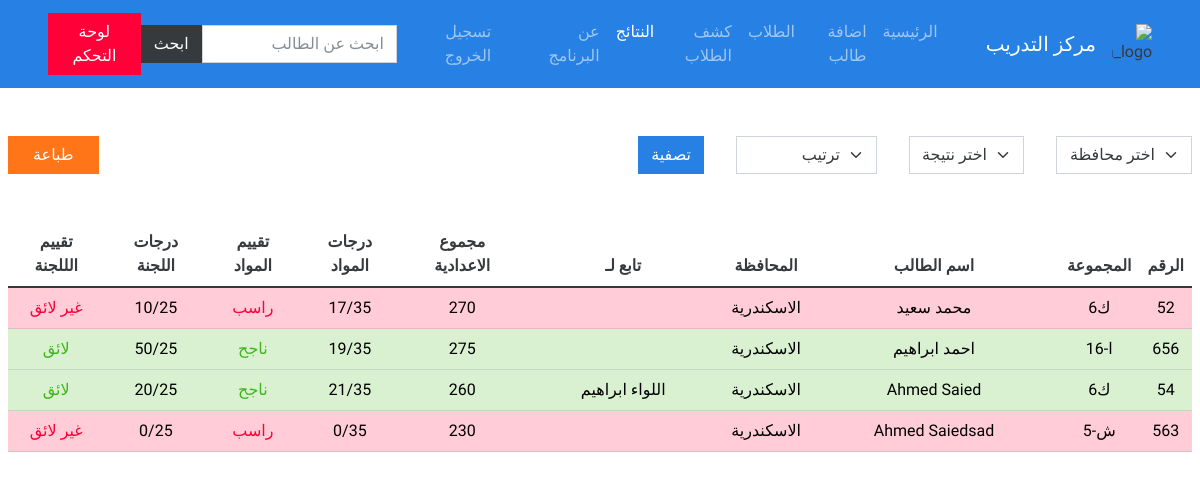
Screenshot of /results/ (signed in) with the database file from the repository.
### trsana/models.py (models this page shows, shortened)
class Student(models.Model):
    name = models.CharField(_("اسم الطالب"), max_length=50)
    file_no = models.IntegerField(_("رقم الملف"), unique=True)
    group = models.CharField(_("المجموعة"), max_length=50)
    batch = models.CharField(_("الدفعة"), max_length=50)
    birthdate = models.DateField(
        _("تاريخ الميلاد"), auto_now=False, auto_now_add=False)
    religion = models.CharField(
        _("الديانة"), max_length=50, choices=Religion.choices, default=Religion.مسلم)
    birthplace = models.CharField(
        _("محل الميلاد"), max_length=50, choices=Birthplace.choices, default=Birthplace.الاسكندرية)
    address = models.CharField(_("العنوان"), max_length=100)
    nationality = models.CharField(_("الجنسية"), max_length=50, default='مصري')
    junior_cert_year = models.CharField(
        _("سنة اتمام الشهادة الاعدادية"), max_length=50)
    junior_cert_total = models.IntegerField(_("مجموع الشهادة الاعدادية"))
    junior_cert_place = models.CharField(
        _("جهة صدور الشهادة الاعدادية"), max_length=50, null=True, choices=Birthplace.choices)
    guardian = models.CharField(_("اسم ولي الامر"), max_length=50)
    guardian_rel = models.CharField(_("صلة قرابة ولي الامر"), max_length=50)
    guardian_phone = models.CharField(
        _("رقم هاتف ولي الامر"), max_length=50, unique=True)
    national_id = models.CharField(
        _("الرقم القومي"), max_length=50, unique=True)
    student_pic = models.ImageField(
        _("صورة الطالب"), upload_to='students', unique=True)
    rel = models.BooleanField(_("تابع"), default=False)
    rel_to = models.CharField(
        _("اسم التابع"), max_length=50, null=True, blank=True)
    author = models.ForeignKey(
        settings.AUTH_USER_MODEL, verbose_name=_("المحرر"), on_delete=models.SET_NULL, null=True)
    class Meta:
        verbose_name = _("الطالب")
        verbose_name_plural = _("الطلاب")

class StudentGrades(models.Model):
    student = models.OneToOneField("Student", verbose_name=_(
        "درجات الطالب"), related_name='student_grades', on_delete=models.CASCADE)
    arabic = models.IntegerField(_("اللغة العربية"))
    english = models.IntegerField(_("اللغة الانجليزية"))
    math = models.IntegerField(_("الرياضيات"))
    science = models.IntegerField(_("العلوم"))
    social_studies = models.IntegerField(_("الدراسات الاجتماعية"))
    computer = models.IntegerField(_("الحاسب الالي"))
    spelling = models.IntegerField(_("املاء"))
    @property
    def total(self):
        return self.arabic + self.math + self.science + self.social_studies + self.computer + self.english + self.spelling
    @property
    def result(self):
        if self.total >= 17.5:
            return 'ناجح'
        else:
            return 'راسب'
    class Meta:
        verbose_name = _("درجات الطالب")
        verbose_name_plural = _("درجات الطلاب")

class CommitteeEvaluation(models.Model):
    student = models.OneToOneField(
        "Student", verbose_name=_("الطالب"), on_delete=models.CASCADE, related_name='committee_eval')
    committee_chairman = models.IntegerField(_("رئيس اللجنة"))
    first_member = models.IntegerField(_("العضو الاول"))
    second_member = models.IntegerField(_("العضو الثاني"))
    third_member = models.IntegerField(_("العضو الثالث"))
    forth_member = models.IntegerField(_("العضو الرابع"))
    @property
    def total(self):
        return self.committee_chairman + self.first_member + self.second_member + self.third_member + self.forth_member
    @property
    def result(self):
        if self.total >= 12.5:
            return 'لائق'
        else:
            return 'غير لائق'
    class Meta:
        verbose_name = _("تقييم اللجنة")
        verbose_name_plural = _("تقييمات اللجنة")

### trsana/views.py (the view, shortened to what this page needs)
# urls.py: path('results/', results, name='results'),
@login_required
def results(request):
    if not request.user.is_staff:
        return render(request, 'trsana/403.html')
    students = Student.objects.all()
    if request.GET.get('city') and request.GET.get('city') != 'الكل':
        students = students.filter(birthplace=request.GET.get('city'))
    if request.GET.get('result') and request.GET.get('result') != 'الكل':
        students = [student for student in students if student.student_grades.result
                    == request.GET.get('result')]
    return render(request, 'trsana/results.html', context={'students': students, 'title': 'results'})

### trsana/templates/trsana/results.html (shortened to what this page needs)
{% extends 'base/main.html' %}
{% block main %}
<div style='direction:rtl;'>
    <div class='d-flex justify-content-between align-items-center py-5'>
        <form class='d-flex' action="{% url 'results' %}" method='GET' enctype="multipart/form-data">
            <div class="form-group ms-3">
                <select name='city' class="form-select" id="city">
                    <option value="" disabled selected>اختر محافظة</option>
                </select>
              </div>
              <div class="form-group mx-3">
                <select name='result' class="form-select" id="result">
                    <option value="" disabled selected>اختر نتيجة</option>
                </select>
              </div>
              <div class="form-group mx-3">
                <select name='sort' class="form-select" id="sort">
                    <option value="" disabled selected>ترتيب</option>
                </select>
              </div>
              <input type="submit" class="btn btn-primary mx-3" value="تصفية">
        </form>
        <button class='btn btn-warning px-4' id='printBtn'>طباعة</button>
    </div>
    <div>
        <table class="table table-hover text-center">
            <thead>
                <tr>
                    <th scope="col">الرقم</th>
                    <th scope="col">المجموعة</th>
                    <th scope="col" style='min-width:250px;'>اسم الطالب</th>
                    <th scope="col">المحافظة</th>
                    <th scope="col" style='min-width:200px;'>تابع لـ</th>
                    <th scope="col">مجموع الاعدادية</th>
                    <th scope="col">درجات المواد</th>
                    <th scope="col">تقييم المواد</th>
                    <th scope="col">درجات اللجنة</th>
                    <th scope="col">تقييم الللجنة</th>
                </tr>
            </thead>
            <tbody>
                {% if students|length > 0 %}
                    {% for student in students %}
                        <tr style='cursor:pointer;' onclick="studentPage({{student.id}})" class="{% if student.student_grades.result == 'ناجح' %} table-success {% else %} table-danger {% endif %}">
                            <td>{{ student.file_no }}</td>
                            <td>{{ student.group }}</td>
                            <td>{{ student.name }}</td>
                            <td>{{ student.birthplace }}</td>
                            <td>{% if student.rel %}{{student.rel_to}}{% endif %}</td>
                            <td>{{ student.junior_cert_total }}</td>
                            <td>{{ student.student_grades.total }}/35</td>
                            <td class="{% if student.student_grades.result == 'ناجح' %} text-success {% else %} text-danger {% endif %}">{{ student.student_grades.result }}</td>
                            <td>{{ student.committee_eval.total }}/25</td>
                            <td class="{% if student.student_grades.result == 'ناجح' %} text-success {% else %} text-danger {% endif %}">{{ student.committee_eval.result }}</td>
                        </tr>
                    {% endfor %}
                {% else %}
                    <tr class="table-warning">
                        <td class='text-center' colspan='5'>
                            <h4 class="my-2">لا يوجد طلبة من هذه المحافظة</h4>
                        </td>
                    </tr>
                {% endif %}
            </tbody>
          </table>
    </div>
</div>
{% endblock main %}

### templates/base/main.html (style rules this page uses)
* { font-family: 'Cairo', sans-serif; scroll-behavior: smooth; }

### rows the page displays
Student: file_no "52", group "ك6", name "محمد سعيد", birthplace "الاسكندرية", junior_cert_total "270", student_grades.total "17", student_grades.result "راسب", committee_eval.total "10", committee_eval.result "غير لائق"
Student: file_no "656", group "ا-16", name "احمد ابراهيم", birthplace "الاسكندرية", junior_cert_total "275", student_grades.total "19", student_grades.result "ناجح", committee_eval.total "50", committee_eval.result "لائق"
Student: file_no "54", group "ك6", name "Ahmed Saied", birthplace "الاسكندرية", rel_to "اللواء ابراهيم", junior_cert_total "260", student_grades.total "21", student_grades.result "ناجح", committee_eval.total "20", committee_eval.result "لائق"
Student: file_no "563", group "ش-5", name "Ahmed Saiedsad", birthplace "الاسكندرية", junior_cert_total "230", student_grades.total "0", student_grades.result "راسب", committee_eval.total "0", committee_eval.result "غير لائق"
